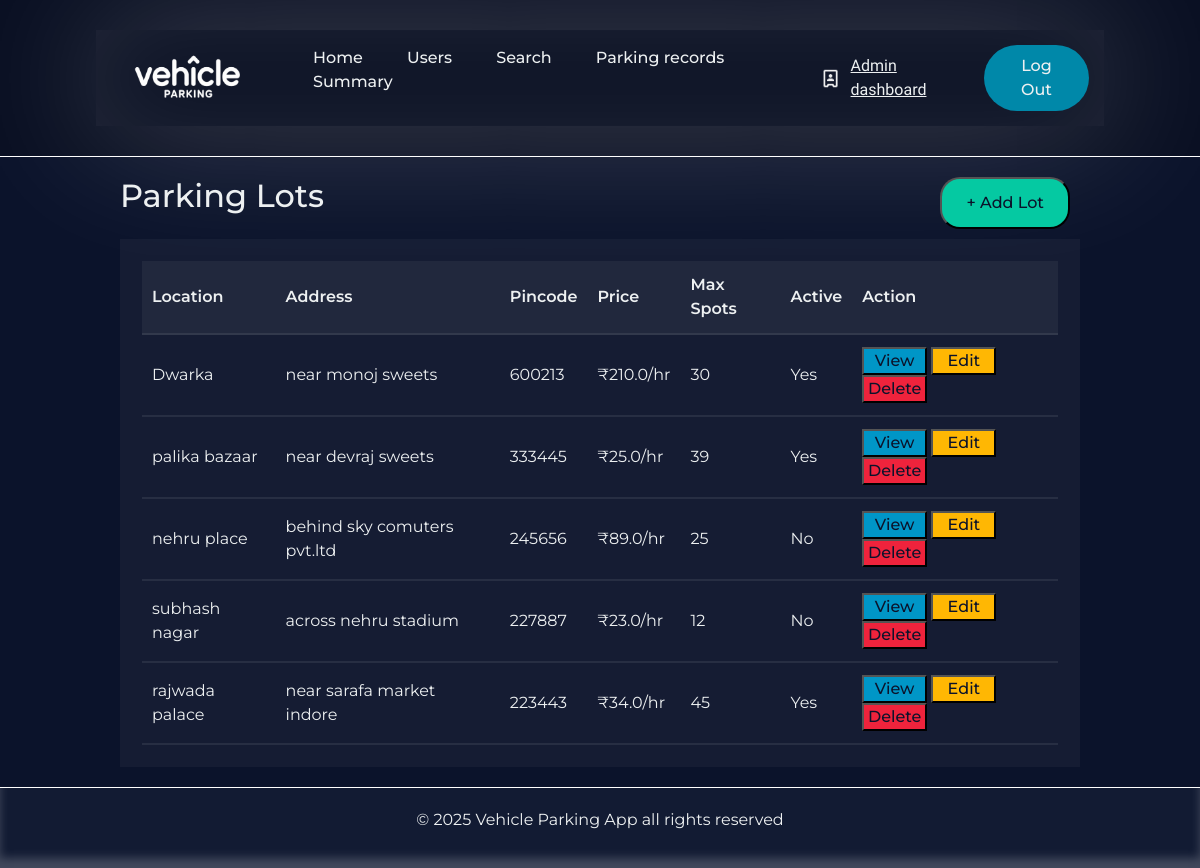
/admin, run on an earlier commit of the app's database.
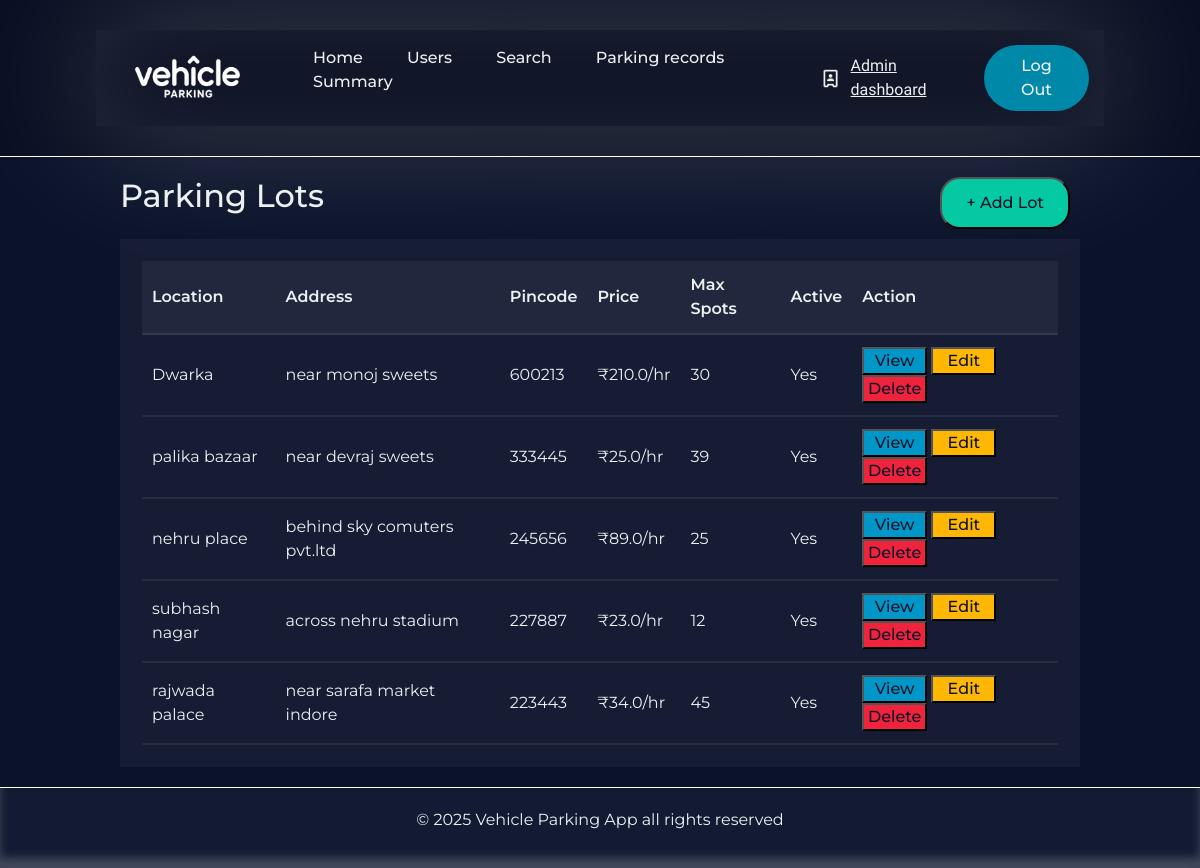
And on a later commit of the database.
### Application/models.py (models this page shows)
class Parkinglot(db.Model):
    __tablename__='parking_lot'
    id=db.Column(db.Integer,primary_key=True)
    prime_location_name=db.Column(db.String(80),nullable=False)
    price=db.Column(db.Float,nullable=False)
    address=db.Column(db.String(250),nullable=False)
    pincode=db.Column(db.String(6),nullable=False)
    maximum_spots=db.Column(db.Integer,nullable=False)
    is_active=db.Column(db.Boolean,default=True,nullable=False)
    spots=db.relationship('Parkingspots',backref='lot',lazy=True,cascade='all,delete-orphan')

### Application/controllers.py (the view)
@app.route('/admin')
def admin_dash():
    admin_details=User.query.filter_by(role='admin').first()
    parking_lot_details=Parkinglot.query.all()
    available_parking_spots=Parkingspots.query.filter_by(status='A').all()
    occupied_parking_spots=Parkingspots.query.filter_by(status='O').all()
    return render_template('admin_dashboard.html',admin_details=admin_details,parking_lot_details=parking_lot_details,available_parking_spots=available_parking_spots,occupied_parking_spots=occupied_parking_spots)

### templates/admin_dashboard.html (shortened to what this page needs)
{% extends 'admin_base.html' %}
{% block content %}
    <div class="parkinglot-table-heading-container">
                    <h2>Parking Lots</h2>
                    <a href="{{url_for('add_new_lot')}}"><button class="parkinglot-table-heading-Addlot-button">+ Add Lot</button></a>
                </div>
                <div class="parkinglot-table-container">
                  <table class="parkinglot-table">
                        <thead>
                          <tr>
                              <th>Location</th>
                              <th>Address</th>
                              <th>Pincode</th>
                              <th>Price</th>
                              <th>Max Spots</th>
                              <th>Active</th>
                              <th>Action</th>
                          </tr>
                        </thead>
                        <tbody>
                         {% for lot in parking_lot_details %}
                        <tr>
                            <td>{{lot.prime_location_name}}</td>
                            <td>{{lot.address}}</td>
                            <td>{{lot.pincode}}</td>
                            <td>₹{{lot.price}}/hr</td>
                            <td>{{lot.maximum_spots}}</td>
                            <td>{{'Yes' if lot.is_active else 'No'}}</td>
                            <td class="parking-lot-table-buttons">
                                <a href="/view-parking-lot/{{ lot.id }}"><button class="view-button">View</button></a>
                                 <a href="/edit-parking-lot/{{lot.id}}"><button class="edit-button">Edit</button></a>
                                 <a href="/delete-parking-lot/{{lot.id}}"><button class="delete-button">Delete</button></a>
                            </td>
                        </tr>
                        {% endfor %}
                    </tbody>
                  </table>
                </div>
{% endblock %}

What changed in the data, as far as the page shows it:
changed Parkinglot "nehru place": is_active "No" → "Yes"
changed Parkinglot "subhash nagar": is_active "No" → "Yes"
